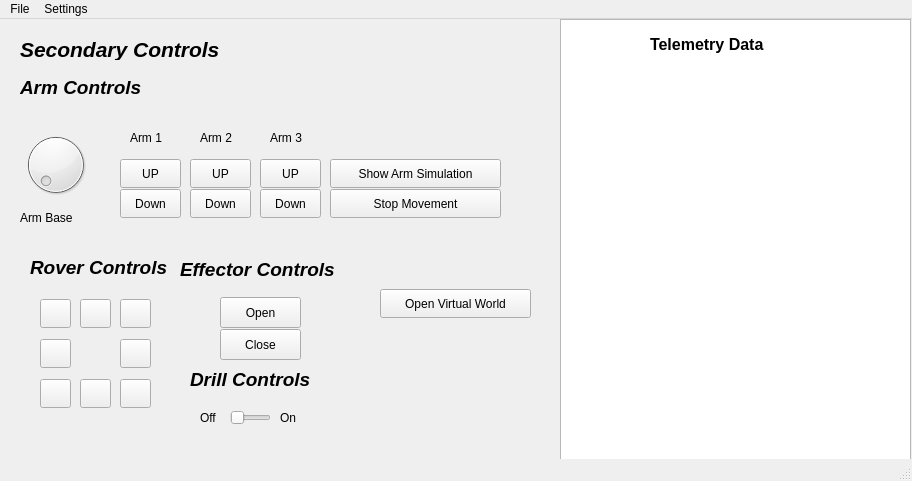
<?xml version="1.0" encoding="UTF-8"?>
<ui version="4.0">
 <class>MainWindow</class>
 <widget class="QMainWindow" name="MainWindow">
  <property name="geometry">
   <rect>
    <x>0</x>
    <y>0</y>
    <width>912</width>
    <height>481</height>
   </rect>
  </property>
  <property name="windowTitle">
   <string>Vyadh</string>
  </property>
  <widget class="QWidget" name="centralwidget">
   <widget class="QGraphicsView" name="graphicsView">
    <property name="geometry">
     <rect>
      <x>560</x>
      <y>0</y>
      <width>351</width>
      <height>621</height>
     </rect>
    </property>
   </widget>
   <widget class="QLabel" name="label">
    <property name="geometry">
     <rect>
      <x>650</x>
      <y>10</y>
      <width>121</width>
      <height>31</height>
     </rect>
    </property>
    <property name="text">
     <string>&lt;html&gt;&lt;head/&gt;&lt;body&gt;&lt;p&gt;&lt;span style=&quot; font-size:12pt; font-weight:600;&quot;&gt;Telemetry Data&lt;/span&gt;&lt;/p&gt;&lt;/body&gt;&lt;/html&gt;</string>
    </property>
   </widget>
   <widget class="QPushButton" name="pushButton_6">
    <property name="geometry">
     <rect>
      <x>260</x>
      <y>170</y>
      <width>61</width>
      <height>29</height>
     </rect>
    </property>
    <property name="text">
     <string>Down</string>
    </property>
   </widget>
   <widget class="QLabel" name="label_5">
    <property name="geometry">
     <rect>
      <x>200</x>
      <y>110</y>
      <width>41</width>
      <height>17</height>
     </rect>
    </property>
    <property name="text">
     <string>Arm 2</string>
    </property>
   </widget>
   <widget class="QLabel" name="label_6">
    <property name="geometry">
     <rect>
      <x>270</x>
      <y>110</y>
      <width>41</width>
      <height>17</height>
     </rect>
    </property>
    <property name="text">
     <string>Arm 3</string>
    </property>
   </widget>
   <widget class="QPushButton" name="pushButton_5">
    <property name="geometry">
     <rect>
      <x>260</x>
      <y>140</y>
      <width>61</width>
      <height>29</height>
     </rect>
    </property>
    <property name="text">
     <string>UP</string>
    </property>
   </widget>
   <widget class="QDial" name="dial_1">
    <property name="geometry">
     <rect>
      <x>20</x>
      <y>110</y>
      <width>71</width>
      <height>71</height>
     </rect>
    </property>
   </widget>
   <widget class="QLabel" name="label_4">
    <property name="geometry">
     <rect>
      <x>130</x>
      <y>110</y>
      <width>41</width>
      <height>17</height>
     </rect>
    </property>
    <property name="text">
     <string>Arm 1</string>
    </property>
   </widget>
   <widget class="QPushButton" name="pushButton_3">
    <property name="geometry">
     <rect>
      <x>190</x>
      <y>140</y>
      <width>61</width>
      <height>29</height>
     </rect>
    </property>
    <property name="text">
     <string>UP</string>
    </property>
   </widget>
   <widget class="QLabel" name="label_3">
    <property name="geometry">
     <rect>
      <x>20</x>
      <y>190</y>
      <width>68</width>
      <height>17</height>
     </rect>
    </property>
    <property name="text">
     <string>Arm Base</string>
    </property>
   </widget>
   <widget class="QPushButton" name="pushButton_2">
    <property name="geometry">
     <rect>
      <x>120</x>
      <y>170</y>
      <width>61</width>
      <height>29</height>
     </rect>
    </property>
    <property name="text">
     <string>Down</string>
    </property>
   </widget>
   <widget class="QPushButton" name="pushButton_4">
    <property name="geometry">
     <rect>
      <x>190</x>
      <y>170</y>
      <width>61</width>
      <height>29</height>
     </rect>
    </property>
    <property name="text">
     <string>Down</string>
    </property>
   </widget>
   <widget class="QPushButton" name="pushButton">
    <property name="geometry">
     <rect>
      <x>120</x>
      <y>140</y>
      <width>61</width>
      <height>29</height>
     </rect>
    </property>
    <property name="text">
     <string>UP</string>
    </property>
   </widget>
   <widget class="QLabel" name="label_2">
    <property name="geometry">
     <rect>
      <x>20</x>
      <y>20</y>
      <width>201</width>
      <height>21</height>
     </rect>
    </property>
    <property name="font">
     <font>
      <pointsize>16</pointsize>
      <weight>75</weight>
      <italic>true</italic>
      <bold>true</bold>
     </font>
    </property>
    <property name="text">
     <string>Secondary Controls</string>
    </property>
   </widget>
   <widget class="QPushButton" name="pushButton_7">
    <property name="geometry">
     <rect>
      <x>330</x>
      <y>140</y>
      <width>171</width>
      <height>29</height>
     </rect>
    </property>
    <property name="text">
     <string>Show Arm Simulation</string>
    </property>
   </widget>
   <widget class="QPushButton" name="pushButton_9">
    <property name="geometry">
     <rect>
      <x>80</x>
      <y>280</y>
      <width>31</width>
      <height>29</height>
     </rect>
    </property>
    <property name="text">
     <string/>
    </property>
   </widget>
   <widget class="QPushButton" name="pushButton_11">
    <property name="geometry">
     <rect>
      <x>120</x>
      <y>320</y>
      <width>31</width>
      <height>29</height>
     </rect>
    </property>
    <property name="text">
     <string/>
    </property>
   </widget>
   <widget class="QPushButton" name="pushButton_16">
    <property name="geometry">
     <rect>
      <x>120</x>
      <y>360</y>
      <width>31</width>
      <height>29</height>
     </rect>
    </property>
    <property name="text">
     <string/>
    </property>
   </widget>
   <widget class="QPushButton" name="pushButton_10">
    <property name="geometry">
     <rect>
      <x>40</x>
      <y>320</y>
      <width>31</width>
      <height>29</height>
     </rect>
    </property>
    <property name="text">
     <string/>
    </property>
   </widget>
   <widget class="QPushButton" name="pushButton_12">
    <property name="geometry">
     <rect>
      <x>80</x>
      <y>360</y>
      <width>31</width>
      <height>29</height>
     </rect>
    </property>
    <property name="text">
     <string/>
    </property>
   </widget>
   <widget class="QPushButton" name="pushButton_15">
    <property name="geometry">
     <rect>
      <x>40</x>
      <y>360</y>
      <width>31</width>
      <height>29</height>
     </rect>
    </property>
    <property name="text">
     <string/>
    </property>
   </widget>
   <widget class="QPushButton" name="pushButton_13">
    <property name="geometry">
     <rect>
      <x>40</x>
      <y>280</y>
      <width>31</width>
      <height>29</height>
     </rect>
    </property>
    <property name="text">
     <string/>
    </property>
   </widget>
   <widget class="QPushButton" name="pushButton_14">
    <property name="geometry">
     <rect>
      <x>120</x>
      <y>280</y>
      <width>31</width>
      <height>29</height>
     </rect>
    </property>
    <property name="text">
     <string/>
    </property>
   </widget>
   <widget class="QPushButton" name="pushButton_8">
    <property name="geometry">
     <rect>
      <x>330</x>
      <y>170</y>
      <width>171</width>
      <height>29</height>
     </rect>
    </property>
    <property name="text">
     <string>Stop Movement</string>
    </property>
   </widget>
   <widget class="QLabel" name="label_7">
    <property name="geometry">
     <rect>
      <x>20</x>
      <y>60</y>
      <width>131</width>
      <height>17</height>
     </rect>
    </property>
    <property name="font">
     <font>
      <pointsize>14</pointsize>
      <weight>75</weight>
      <italic>true</italic>
      <bold>true</bold>
     </font>
    </property>
    <property name="text">
     <string>Arm Controls</string>
    </property>
   </widget>
   <widget class="QLabel" name="label_8">
    <property name="geometry">
     <rect>
      <x>30</x>
      <y>240</y>
      <width>141</width>
      <height>17</height>
     </rect>
    </property>
    <property name="font">
     <font>
      <pointsize>14</pointsize>
      <weight>75</weight>
      <italic>true</italic>
      <bold>true</bold>
     </font>
    </property>
    <property name="text">
     <string>Rover Controls</string>
    </property>
   </widget>
   <widget class="QPushButton" name="pushButton_17">
    <property name="geometry">
     <rect>
      <x>220</x>
      <y>278</y>
      <width>81</width>
      <height>31</height>
     </rect>
    </property>
    <property name="text">
     <string>Open</string>
    </property>
   </widget>
   <widget class="QPushButton" name="pushButton_18">
    <property name="geometry">
     <rect>
      <x>220</x>
      <y>310</y>
      <width>81</width>
      <height>31</height>
     </rect>
    </property>
    <property name="text">
     <string>Close</string>
    </property>
   </widget>
   <widget class="QLabel" name="label_9">
    <property name="geometry">
     <rect>
      <x>180</x>
      <y>240</y>
      <width>161</width>
      <height>21</height>
     </rect>
    </property>
    <property name="font">
     <font>
      <pointsize>14</pointsize>
      <weight>75</weight>
      <italic>true</italic>
      <bold>true</bold>
     </font>
    </property>
    <property name="text">
     <string>Effector Controls</string>
    </property>
   </widget>
   <widget class="QPushButton" name="pushButton_19">
    <property name="geometry">
     <rect>
      <x>380</x>
      <y>270</y>
      <width>151</width>
      <height>29</height>
     </rect>
    </property>
    <property name="text">
     <string>Open Virtual World</string>
    </property>
   </widget>
   <widget class="QSlider" name="horizontalSlider">
    <property name="geometry">
     <rect>
      <x>230</x>
      <y>390</y>
      <width>41</width>
      <height>17</height>
     </rect>
    </property>
    <property name="maximum">
     <number>1</number>
    </property>
    <property name="pageStep">
     <number>1</number>
    </property>
    <property name="value">
     <number>0</number>
    </property>
    <property name="orientation">
     <enum>Qt::Horizontal</enum>
    </property>
   </widget>
   <widget class="QLabel" name="label_10">
    <property name="geometry">
     <rect>
      <x>200</x>
      <y>390</y>
      <width>31</width>
      <height>17</height>
     </rect>
    </property>
    <property name="text">
     <string>Off</string>
    </property>
   </widget>
   <widget class="QLabel" name="label_11">
    <property name="geometry">
     <rect>
      <x>280</x>
      <y>390</y>
      <width>21</width>
      <height>17</height>
     </rect>
    </property>
    <property name="text">
     <string>On</string>
    </property>
   </widget>
   <widget class="QLabel" name="label_12">
    <property name="geometry">
     <rect>
      <x>190</x>
      <y>350</y>
      <width>131</width>
      <height>21</height>
     </rect>
    </property>
    <property name="font">
     <font>
      <pointsize>14</pointsize>
      <weight>75</weight>
      <italic>true</italic>
      <bold>true</bold>
     </font>
    </property>
    <property name="text">
     <string>Drill Controls</string>
    </property>
   </widget>
  </widget>
  <widget class="QMenuBar" name="menubar">
   <property name="geometry">
    <rect>
     <x>0</x>
     <y>0</y>
     <width>912</width>
     <height>23</height>
    </rect>
   </property>
   <widget class="QMenu" name="menuArm_Control_Calibrations">
    <property name="title">
     <string>Settings</string>
    </property>
    <addaction name="actionArm_Control_Calibration"/>
   </widget>
   <widget class="QMenu" name="menuFile">
    <property name="title">
     <string>File</string>
    </property>
    <addaction name="actionSave"/>
    <addaction name="actionExit"/>
   </widget>
   <addaction name="menuFile"/>
   <addaction name="menuArm_Control_Calibrations"/>
  </widget>
  <widget class="QStatusBar" name="statusbar"/>
  <action name="actionArm_Control_Calibration">
   <property name="text">
    <string>Advanced Settings</string>
   </property>
  </action>
  <action name="actionExit">
   <property name="text">
    <string>Exit</string>
   </property>
   <property name="shortcut">
    <string>Alt+X</string>
   </property>
  </action>
  <action name="actionSave">
   <property name="text">
    <string>Save</string>
   </property>
  </action>
 </widget>
 <resources/>
 <connections/>
</ui>
